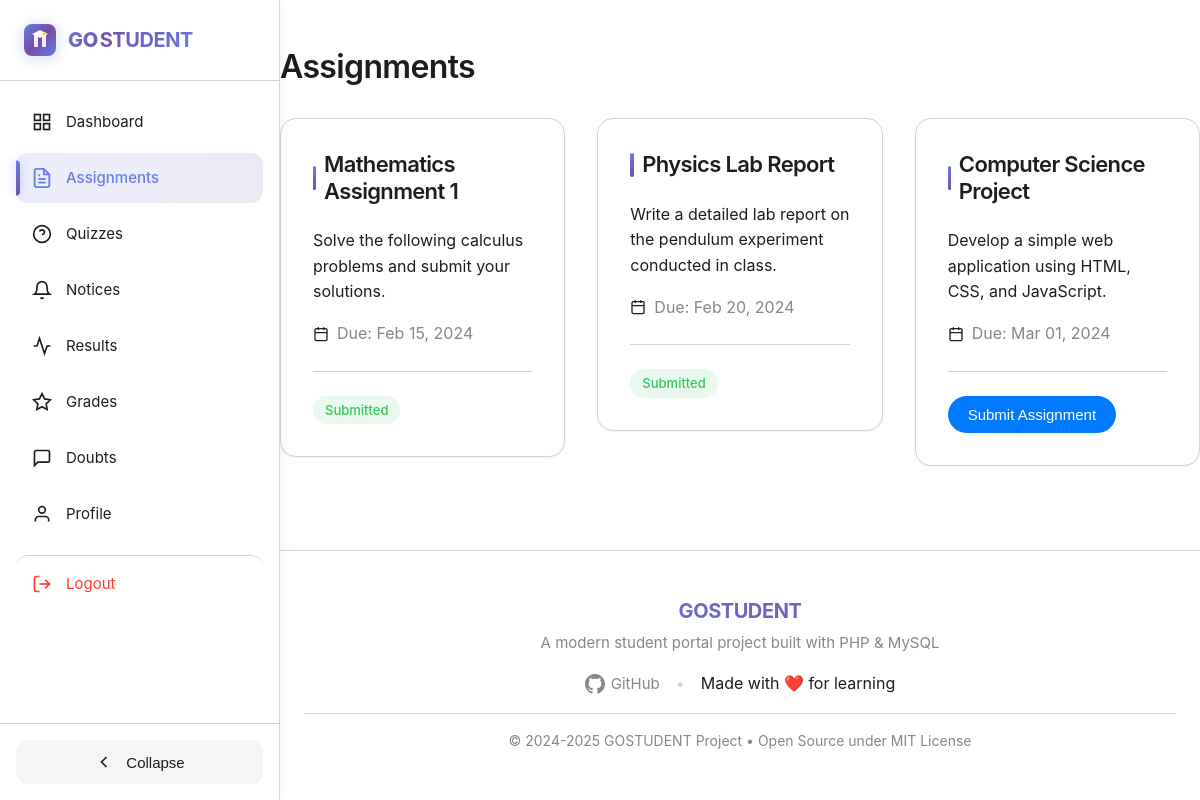
/pages/student/assignments.php (signed in), run on the app's committed database.
### tables this page shows
CREATE TABLE `assignments` (
  `id` int(11) NOT NULL,
  `title` varchar(255) NOT NULL,
  `description` text DEFAULT NULL,
  `due_date` date NOT NULL,
  `teacher_id` int(11) NOT NULL,
  `file_path` varchar(255) DEFAULT NULL,
  `created_at` timestamp NOT NULL DEFAULT current_timestamp(),
  `updated_at` timestamp NOT NULL DEFAULT current_timestamp() ON UPDATE current_timestamp()
);

### pages/student/assignments.php (the view, shortened to what this page needs)
<?php
require_once '../../includes/header.php';
?>
<h2 class="mb-xl">Assignments</h2>
<div class="row">
    <?php
    $stmt = $pdo->query("SELECT * FROM assignments ORDER BY due_date");
    while ($row = $stmt->fetch()) {
        $subStmt = $pdo->prepare("SELECT * FROM assignment_submissions WHERE assignment_id = ? AND student_id = ?");
        $subStmt->execute([$row['id'], $_SESSION['user_id']]);
        $submitted = $subStmt->fetch();
        echo '<div class="col col-4">';
        echo '<div class="card">';
        echo '<div class="card-content">';
        echo '<h3 class="card-title">' . htmlspecialchars($row['title']) . '</h3>';
        echo '<p class="mb-md">' . htmlspecialchars($row['description']) . '</p>';
        echo '<div class="flex items-center gap-sm mb-md">';
        echo '<svg width="16" height="16" viewBox="0 0 24 24" fill="none" stroke="currentColor" stroke-width="2"><rect x="3" y="4" width="18" height="18" rx="2" ry="2"></rect><line x1="16" y1="2" x2="16" y2="6"></line><line x1="8" y1="2" x2="8" y2="6"></line><line x1="3" y1="10" x2="21" y2="10"></line></svg>';
        echo '<span class="text-muted">Due: ' . date('M d, Y', strtotime($row['due_date'])) . '</span>';
        echo '</div>';
        echo '</div>';
        echo '<div class="card-action">';
        if ($submitted) {
            echo '<span class="badge badge-success">Submitted</span>';
        } else {
            echo '<button onclick="openModal(\'modal' . $row['id'] . '\')" class="btn btn-primary">Submit Assignment</button>';
        }
        echo '</div>';
        echo '</div>';
        echo '</div>';
    }
    ?>
</div>
<?php require_once '../../includes/footer.php'; ?>

### assets/css/apple-theme.css (style rules this page uses)
:root { --color-background: #ffffff; --color-foreground: #1d1d1f; --color-card: #ffffff; --color-card-foreground: #1d1d1f; --color-primary: #007aff; --color-primary-foreground: #ffffff; --color-secondary: #f5f5f7; --color-secondary-foreground: #1d1d1f; --color-muted: #f5f5f7; --color-muted-foreground: #86868b; --color-accent: #f5f5f7; --color-accent-foreground: #1d1d1f; --color-destructive: #ff3b30; --color-destructive-foreground: #ffffff; --color-success: #34c759; --color-warning: #ff9500; --color-border: #d2d2d7; --color-input: #f5f5f7; --color-ring: #007aff; --shadow-sm: 0 1px 2px 0 rgba(0, 0, 0, 0.05); --shadow-md: 0 4px 6px -1px rgba(0, 0, 0, 0.1), 0 2px 4px -1px rgba(0, 0, 0, 0.06); --shadow-lg: 0 10px 15px -3px rgba(0, 0, 0, 0.1), 0 4px 6px -2px rgba(0, 0, 0, 0.05); --shadow-xl: 0 20px 25px -5px rgba(0, 0, 0, 0.1), 0 10px 10px -5px rgba(0, 0, 0, 0.04); --radius-sm: 8px; --radius-md: 12px; --radius-lg: 16px; --radius-xl: 20px; --radius-full: 9999px; --font-sans: -apple-system, BlinkMacSystemFont, "SF Pro Display", "Segoe UI", Roboto, "Helvetica Neue", Arial, sans-serif; --font-mono: "SF Mono", Monaco, "Cascadia Code", "Courier New", monospace; --spacing-xs: 4px; --spacing-sm: 8px; --spacing-md: 16px; --spacing-lg: 24px; --spacing-xl: 32px; --spacing-2xl: 48px; --transition-fast: 150ms cubic-bezier(0.4, 0, 0.2, 1); --transition-base: 250ms cubic-bezier(0.4, 0, 0.2, 1); --transition-slow: 350ms cubic-bezier(0.4, 0, 0.2, 1); }
* { margin: 0; padding: 0; box-sizing: border-box; }
html { -webkit-font-smoothing: antialiased; -moz-osx-font-smoothing: grayscale; text-rendering: optimizeLegibility; }
body { font-family: var(--font-sans); background-color: var(--color-background); color: var(--color-foreground); line-height: 1.6; font-size: 16px; transition: background-color var(--transition-base), color var(--transition-base); }
h1, h2, h3, h4, h5, h6 { font-weight: 600; line-height: 1.2; letter-spacing: -0.02em; color: var(--color-foreground); }
h2 { font-size: 2rem; }
h3 { font-size: 1.75rem; }
p { margin-bottom: var(--spacing-md); color: var(--color-foreground); }
body { display: flex; min-height: 100vh; }
.card { background: var(--color-card); border: 1px solid var(--color-border); border-radius: var(--radius-lg); padding: var(--spacing-xl); box-shadow: var(--shadow-sm); transition: all var(--transition-base); overflow: hidden; }
.card-title { font-size: 1.375rem; font-weight: 600; margin-bottom: var(--spacing-lg); color: var(--color-foreground); letter-spacing: -0.03em; display: flex; align-items: center; gap: var(--spacing-sm); }
.card-title::before { content: ''; width: 4px; height: 24px; background: linear-gradient(135deg, #667eea 0%, #764ba2 100%); border-radius: 2px; }
.card-content { color: var(--color-foreground); }
.card-action { margin-top: var(--spacing-lg); padding-top: var(--spacing-lg); border-top: 1px solid var(--color-border); display: flex; gap: var(--spacing-sm); flex-wrap: wrap; }
.btn { display: inline-flex; align-items: center; justify-content: center; gap: var(--spacing-sm); padding: 10px 20px; border-radius: var(--radius-full); font-size: 0.9375rem; font-weight: 500; border: none; cursor: pointer; transition: all var(--transition-fast); text-decoration: none; white-space: nowrap; }
.btn-primary { background-color: var(--color-primary); color: var(--color-primary-foreground); }
.badge { display: inline-flex; align-items: center; padding: 4px 12px; border-radius: var(--radius-full); font-size: 0.8125rem; font-weight: 500; white-space: nowrap; }
.badge-success { background-color: rgba(52, 199, 89, 0.1); color: var(--color-success); }
.row { display: flex; flex-wrap: wrap; margin: 0 calc(var(--spacing-md) * -1); }
.col { flex: 1; padding: 0 var(--spacing-md); margin-bottom: var(--spacing-lg); }
.col-4 { flex: 0 0 33.333%; max-width: 33.333%; }
.text-muted { color: var(--color-muted-foreground); }
.mb-md { margin-bottom: var(--spacing-md); }
.mb-xl { margin-bottom: var(--spacing-xl); }
.flex { display: flex; }
.items-center { align-items: center; }
.gap-sm { gap: var(--spacing-sm); }

### data on the page
assignments: title "Mathematics Assignment 1", description "Solve the following calculus problems and submit your solutions.", due_date "Feb 15, 2024", shows "Submitted"
assignments: title "Physics Lab Report", description "Write a detailed lab report on the pendulum experiment conducted in class.", due_date "Feb 20, 2024", shows "Submitted"
assignments: title "Computer Science Project", description "Develop a simple web application using HTML, CSS, and JavaScript.", due_date "Mar 01, 2024"
